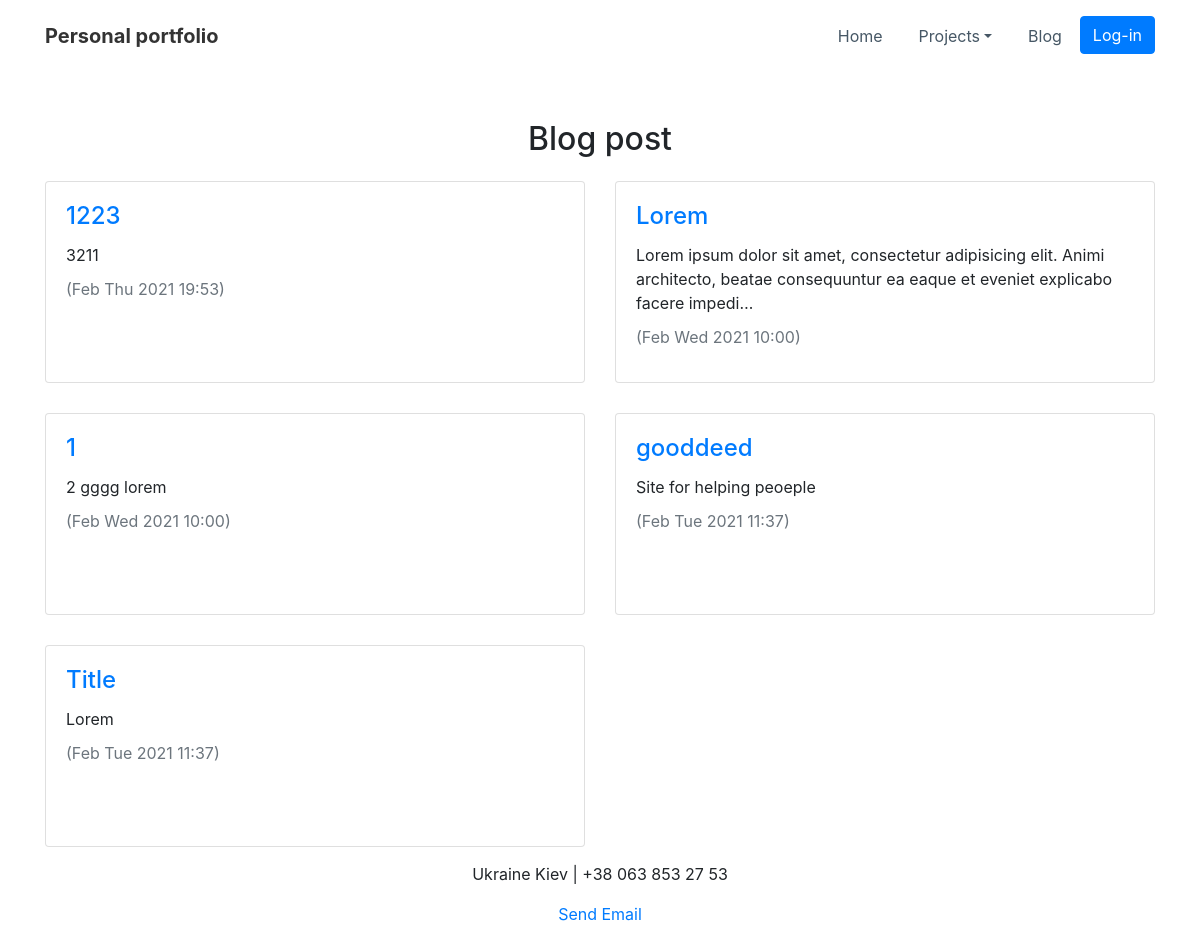
Screenshot of /blog/ with the database file from the repository.
### blog/models.py (models this page shows, shortened)
class Blog(models.Model):
    title = models.CharField(max_length=100)
    description = models.TextField()
    date = models.DateTimeField(default=datetime.now)

### blog/views.py (the view)
# urls.py: path('', bv.all_blogs, name='all_blogs'),
def all_blogs(request):
    blogs = Blog.objects.order_by('-date')  # [:10]
    return render(request, 'blog/all_blogs.html', {'blogs': blogs})

### blog/templates/blog/all_blogs.html
{% extends 'my_portfolio/index.html' %}
{% load static %}
{% block content %}
<br>
<div class="container">
    <h2 class="text-center">Blog post</h2>
    <div class="row">
        {% for blog in blogs %}
        <div class="col-md-6">
            <div class="card" style=" margin: 15px 0px 15px 0px;">
                <div class="card-body" style="height: 200px;">
                    <a href="{% url 'blog:detail' blog.id %}"><h4 class="card-title">{{ blog.title }}</h4></a>
                    <p class="card-text">{{ blog.description|striptags|truncatechars:140}}</p>
                    <p class="text-muted card-subtitle mb-2">({{ blog.date|date:'M D Y  H:i' }})</p>
                </div>
            </div>
        </div>
        {% endfor %}
    </div>
</div>
{% endblock %}

### rows the page displays
Blog: title "1223", description "3211", date "Feb Thu 2021 19:53"
Blog: title "Lorem", description "Lorem ipsum dolor sit amet, consectetur adipisicing elit. Animi architecto, beatae consequuntur ea eaque et eveniet explicabo facere impedi…", date "Feb Wed 2021 10:00"
Blog: title "1", description "2 gggg lorem", date "Feb Wed 2021 10:00"
Blog: title "gooddeed", description "Site for helping peoeple", date "Feb Tue 2021 11:37"
Blog: title "Title", description "Lorem", date "Feb Tue 2021 11:37"
